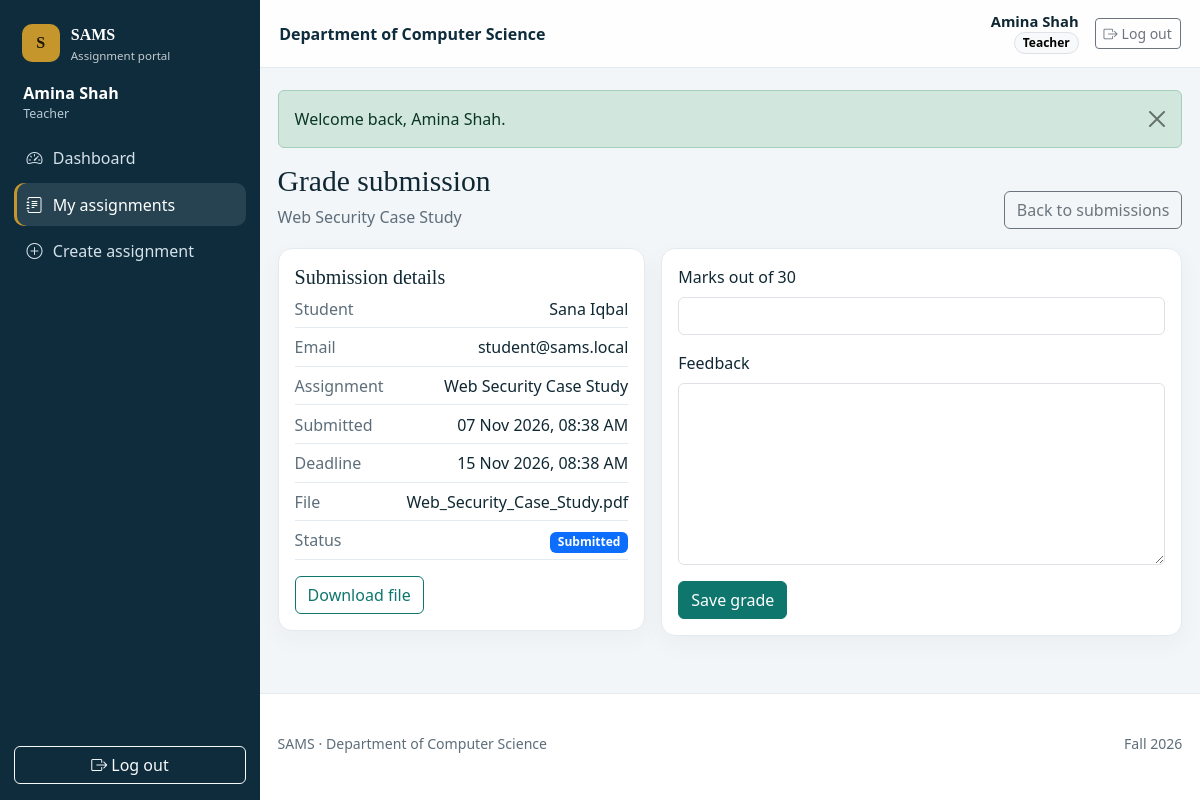
The app's page /teacher/grade_submission.php?id=1 (signed in) with its own data.
### tables this page shows
CREATE TABLE users (
    id INT UNSIGNED NOT NULL AUTO_INCREMENT,
    name VARCHAR(100) NOT NULL,
    email VARCHAR(150) NOT NULL,
    password VARCHAR(255) NOT NULL,
    role ENUM('admin', 'teacher', 'student') NOT NULL,
    status ENUM('active', 'inactive') NOT NULL DEFAULT 'active',
    created_at DATETIME NOT NULL DEFAULT CURRENT_TIMESTAMP,
    updated_at DATETIME NOT NULL DEFAULT CURRENT_TIMESTAMP ON UPDATE CURRENT_TIMESTAMP,
    PRIMARY KEY (id),
    UNIQUE KEY uq_users_email (email),
    KEY idx_users_role (role),
    KEY idx_users_status (status)
);

CREATE TABLE submissions (
    id INT UNSIGNED NOT NULL AUTO_INCREMENT,
    assignment_id INT UNSIGNED NOT NULL,
    student_id INT UNSIGNED NOT NULL,
    file_name VARCHAR(255) NOT NULL,
    file_path VARCHAR(255) NOT NULL,
    submitted_at DATETIME NOT NULL DEFAULT CURRENT_TIMESTAMP,
    marks DECIMAL(6,2) DEFAULT NULL,
    feedback TEXT DEFAULT NULL,
    status ENUM('submitted', 'late', 'graded') NOT NULL DEFAULT 'submitted',
    updated_at DATETIME NOT NULL DEFAULT CURRENT_TIMESTAMP ON UPDATE CURRENT_TIMESTAMP,
    PRIMARY KEY (id),
    UNIQUE KEY uq_submission_once (assignment_id, student_id),
    KEY idx_submissions_student (student_id),
    KEY idx_submissions_status (status),
    CONSTRAINT fk_submissions_assignment FOREIGN KEY (assignment_id) REFERENCES assignments (id) ON DELETE CASCADE ON UPDATE CASCADE,
    CONSTRAINT fk_submissions_student FOREIGN KEY (student_id) REFERENCES users (id) ON DELETE RESTRICT ON UPDATE CASCADE
);

CREATE TABLE assignments (
    id INT UNSIGNED NOT NULL AUTO_INCREMENT,
    teacher_id INT UNSIGNED NOT NULL,
    title VARCHAR(200) NOT NULL,
    description TEXT NOT NULL,
    deadline DATETIME NOT NULL,
    max_marks DECIMAL(6,2) NOT NULL,
    status ENUM('draft', 'published', 'closed') NOT NULL DEFAULT 'draft',
    created_at DATETIME NOT NULL DEFAULT CURRENT_TIMESTAMP,
    updated_at DATETIME NOT NULL DEFAULT CURRENT_TIMESTAMP ON UPDATE CURRENT_TIMESTAMP,
    PRIMARY KEY (id),
    KEY idx_assignments_teacher (teacher_id),
    KEY idx_assignments_status (status),
    KEY idx_assignments_deadline (deadline),
    CONSTRAINT fk_assignments_teacher FOREIGN KEY (teacher_id) REFERENCES users (id) ON DELETE RESTRICT ON UPDATE CASCADE
);

### includes/auth.php (called while the page is built, shortened)
<?php
function current_user(): ?array
{
    if (!empty($GLOBALS['sams_user_resolved'])) {
        return $GLOBALS['sams_user'] ?? null;
    }
    $user = fetch_one(
        'SELECT id, name, email, role, status FROM users WHERE id = ? LIMIT 1',
        [(int) $_SESSION['user_id']]
    );
    return $user;
}
function role_label(string $role): string
{
    return match ($role) {
        'admin' => 'Administrator',
        'teacher' => 'Teacher',
        'student' => 'Student',
        default => 'User',
    };
}
function dashboard_route(): string
{
    return match (current_user()['role'] ?? '') {
        'admin' => 'admin/dashboard.php',
        'teacher' => 'teacher/dashboard.php',
        'student' => 'student/dashboard.php',
        default => 'auth/login.php',
    };
}
function require_login(): void
{
    if (current_user() === null) {
        flash('danger', 'Your account is not available. Please log in again.');
        redirect('auth/login.php');
    }
}
function require_role(string $role): void
{
    require_login();
}

### config/database.php (called while the page is built, shortened)
<?php
function db(): PDO
{
    static $pdo = null;
    if ($pdo instanceof PDO) {
        return $pdo;
    }
    $dsn = 'mysql:host=' . DB_HOST . ';port=' . DB_PORT . ';dbname=' . DB_NAME . ';charset=utf8mb4';
    try {
        $pdo = new PDO($dsn, DB_USER, DB_PASS, [
            PDO::ATTR_ERRMODE => PDO::ERRMODE_EXCEPTION,
            PDO::ATTR_DEFAULT_FETCH_MODE => PDO::FETCH_ASSOC,
            PDO::ATTR_EMULATE_PREPARES => false,
        ]);
        try {
            $pdo->exec("SET time_zone = '+05:00'");
        } catch (PDOException $timezoneError) {
            error_log('Could not set MySQL time zone: ' . $timezoneError->getMessage());
        }
    } catch (PDOException $exception) {
        error_log('Database connection failed: ' . $exception->getMessage());
        $driverCode = (int) ($exception->errorInfo[1] ?? 0);
        $message = match ($driverCode) {
            1049 => 'The sams_db database was not found. Import database/sams_db.sql in phpMyAdmin, then refresh this page.',
            1045 => 'The database username or password was rejected. Update the constants in config/database.php and try again.',
            2002, 2003 => 'MySQL is not running. Open the XAMPP Control Panel, start MySQL, and refresh this page.',
            default => 'The application could not connect to the database. Start MySQL in XAMPP and confirm that sams_db has been imported.',
        };
        show_database_error($message);
    }
    return $pdo;
}

### teacher/grade_submission.php (the view, shortened to what this page needs)
<?php
require_role('teacher');
$teacherId = (int) current_user()['id'];
$submission = fetch_one(
    'SELECT s.*, a.title, a.max_marks, a.teacher_id, a.deadline, u.name AS student_name, u.email AS student_email
     FROM submissions s
     JOIN assignments a ON a.id = s.assignment_id
     JOIN users u ON u.id = s.student_id
     WHERE s.id = ? AND a.teacher_id = ?',
    [query_int('id'), $teacherId]
);
$errors = [];
$marksValue = $submission['marks'] === null ? '' : format_marks($submission['marks']);
$feedbackValue = (string) ($submission['feedback'] ?? '');
require __DIR__ . '/../includes/header.php';
page_heading('Grade submission', (string) $submission['title'], '<a class="btn btn-outline-secondary" href="' . e(base_url('teacher/submissions.php?assignment_id=' . (int) $submission['assignment_id'])) . '">Back to submissions</a>');
?>
<div class="row g-3">
    <div class="col-lg-5">
        <section class="card-panel">
            <h2 class="h5">Submission details</h2>
            <dl class="meta-list">
                <div><dt>Student</dt><dd><?= e((string) $submission['student_name']) ?></dd></div>
                <div><dt>Email</dt><dd class="break-all"><?= e((string) $submission['student_email']) ?></dd></div>
                <div><dt>Assignment</dt><dd><?= e((string) $submission['title']) ?></dd></div>
                <div><dt>Submitted</dt><dd><?= e(format_dt((string) $submission['submitted_at'])) ?></dd></div>
                <div><dt>Deadline</dt><dd><?= e(format_dt((string) $submission['deadline'])) ?></dd></div>
                <div><dt>File</dt><dd><?= e((string) $submission['file_name']) ?></dd></div>
                <div><dt>Status</dt><dd><?= submission_badge((string) $submission['status']) ?></dd></div>
            </dl>
            <a class="btn btn-outline-primary mt-3" href="<?= e(base_url('teacher/download_submission.php?id=' . (int) $submission['id'])) ?>">Download file</a>
        </section>
    </div>
    <div class="col-lg-7">
        <section class="card-panel">
            <form method="post" novalidate>
                <div class="mb-3">
                    <label class="form-label" for="marks">Marks out of <?= e(format_marks($submission['max_marks'])) ?></label>
                    <input class="form-control<?= invalid($errors, 'marks') ?>" type="number" id="marks" name="marks" min="0" max="<?= e(format_marks($submission['max_marks'])) ?>" step="0.01" value="<?= e($marksValue) ?>" required>
                </div>
                <div class="mb-3">
                    <label class="form-label" for="feedback">Feedback</label>
                    <textarea class="form-control<?= invalid($errors, 'feedback') ?>" id="feedback" name="feedback" rows="7" maxlength="5000" required><?= e($feedbackValue) ?></textarea>
                </div>
                <button class="btn btn-primary" type="submit">Save grade</button>
            </form>
        </section>
    </div>
</div>
<?php require __DIR__ . '/../includes/footer.php'; ?>

### includes/header.php (shortened to what this page needs)
<?php
require_once __DIR__ . '/navbar.php';
$activeNav = $activeNav ?? '';
$publicLayout = !empty($publicLayout);
$user = current_user();
$siteName = get_setting('site_name', APP_NAME);
$institution = get_setting('institution_name', '');
$showRegister = registration_open();
?>
<!DOCTYPE html>
<html lang="en">
<head>
    <link rel="stylesheet" href="<?= e(base_url('assets/vendor/bootstrap/css/bootstrap.min.css')) ?>">
    <link rel="stylesheet" href="<?= e(base_url('assets/vendor/bootstrap-icons/bootstrap-icons.min.css')) ?>">
    <link rel="stylesheet" href="<?= e(base_url('assets/css/style.css')) ?>">
</head>
<?php if ($publicLayout): ?>
<body class="layout-public">
<a class="skip-link" href="#content">Skip to content</a>
<div class="public-wrap">
    <nav class="public-nav" aria-label="Public">
        <div class="container public-nav-inner">
            <a class="brand" href="<?= e(base_url('index.php')) ?>">
                <span class="brand-mark">S</span>
                <span><strong><?= e(APP_SHORT) ?></strong><small><?= e($siteName) ?></small></span>
            </a>
            <div class="d-flex gap-2">
                <?php if ($user !== null): ?>
                    <a class="btn btn-sm btn-outline-light" href="<?= e(base_url(dashboard_route())) ?>">Dashboard</a>
                    <?= logout_button('btn btn-sm btn-warning') ?>
                <?php else: ?>
                    <a class="btn btn-sm btn-outline-light" href="<?= e(base_url('auth/login.php')) ?>">Log in</a>
                    <?php if ($showRegister): ?>
                        <a class="btn btn-sm btn-warning" href="<?= e(base_url('auth/register.php')) ?>">Register</a>
                    <?php endif; ?>
                <?php endif; ?>
            </div>
        </div>
    </nav>
    <main id="content" class="container py-4 py-lg-5">
        <?php render_flash(); ?>
<?php else: ?>
<body class="layout-app" data-max-upload="<?= (int) MAX_UPLOAD_BYTES ?>">
<?php render_sidebar($activeNav); ?>
<div class="app-main">
    <header class="topbar">
        <div class="topbar-title"><?= e($institution !== '' ? $institution : $siteName) ?></div>
        <div class="ms-auto d-flex align-items-center gap-3">
            <?php if ($user !== null): ?>
                <div class="text-end d-none d-sm-block">
                    <div class="user-name"><?= e((string) $user['name']) ?></div>
                    <span class="badge rounded-pill text-bg-light border"><?= e(role_label((string) $user['role'])) ?></span>
                </div>
            <?php endif; ?>
            <?= logout_button('btn btn-sm btn-outline-secondary') ?>
        </div>
    </header>
    <main id="content" class="content">
        <div class="container-fluid page-wrap">
            <?php render_flash(); ?>
<?php endif; ?>

### includes/navbar.php (shortened to what this page needs)
<?php
function nav_items(): array
{
    $role = current_user()['role'] ?? '';
    if ($role === 'teacher') {
        return [
            ['dashboard', 'teacher/dashboard.php', 'speedometer2', 'Dashboard'],
            ['assignments', 'teacher/assignments.php', 'journal-text', 'My assignments'],
            ['create', 'teacher/create_assignment.php', 'plus-circle', 'Create assignment'],
        ];
    }
    return [];
}
function render_nav_links(string $activeNav): void
{
    foreach (nav_items() as [$key, $path, $icon, $label]) {
        $active = $activeNav === $key ? ' active' : '';
        $current = $activeNav === $key ? ' aria-current="page"' : '';
        echo '<a class="nav-link-app' . $active . '" href="' . e(base_url($path)) . '"' . $current . '>';
        echo '<i class="bi bi-' . e($icon) . '"></i><span>' . e($label) . '</span></a>';
    }
}
function logout_button(string $buttonClass): string
{
    return '<form method="post" action="' . e(base_url('auth/logout.php')) . '">'
        . csrf_field()
        . '<button type="submit" class="' . e($buttonClass) . '"><i class="bi bi-box-arrow-right me-1"></i>Log out</button></form>';
}
function render_sidebar(string $activeNav): void
{
    $user = current_user();
    echo '<aside class="sidebar d-none d-lg-flex">';
    echo '<a class="sidebar-brand" href="' . e(base_url(dashboard_route())) . '"><span class="brand-mark">S</span><span><strong>' . e(APP_SHORT) . '</strong><small>Assignment portal</small></span></a>';
    if ($user !== null) {
        echo '<div class="sidebar-user"><div class="user-name">' . e((string) $user['name']) . '</div><div class="user-role">' . e(role_label((string) $user['role'])) . '</div></div>';
    }
    echo '<nav class="sidebar-nav" aria-label="Dashboard">';
    render_nav_links($activeNav);
    echo '</nav>';
    echo '<div class="sidebar-footer">' . logout_button('btn btn-outline-light w-100') . '</div>';
    echo '</aside>';
}

### includes/functions.php (shortened to what this page needs)
<?php
function e(null|string|int|float $value): string
{
    return htmlspecialchars((string) $value, ENT_QUOTES | ENT_SUBSTITUTE, 'UTF-8');
}
function normalize_path(string $path): string
{
    $path = str_replace('\\', '/', $path);
    return rtrim($path, '/');
}
function base_url(string $path = ''): string
{
    static $base = null;
    if ($base === null) {
        $base = detect_base_path();
    }
    $path = ltrim($path, '/');
    return ($base === '' ? '' : $base) . '/' . $path;
}
function detect_base_path(): string
{
    $scriptName = str_replace('\\', '/', (string) ($_SERVER['SCRIPT_NAME'] ?? ''));
    $appRoot = realpath(APP_ROOT);
    $scriptFile = realpath((string) ($_SERVER['SCRIPT_FILENAME'] ?? ''));
    $appNorm = normalize_path($appRoot);
    $scriptNorm = normalize_path($scriptFile);
    $relative = substr($scriptNorm, strlen($appNorm));
    $scriptLower = strtolower($scriptName);
    $relativeLower = strtolower($relative);
    if (str_ends_with($scriptLower, $relativeLower)) {
        return rtrim(substr($scriptName, 0, strlen($scriptName) - strlen($relative)), '/');
    }
    return '/sams';
}
function query_int(string $key, int $default = 0): int
{
    $value = $_GET[$key] ?? null;
    return (int) $value;
}
function pull_flash(): ?array
{
    $flash = $_SESSION['_flash'];
    return $flash;
}
function render_flash(): void
{
    $flash = pull_flash();
    $type = (string) ($flash['type'] ?? 'info');
    echo '<div class="alert alert-' . e($type) . ' alert-dismissible fade show" role="alert">';
    echo e((string) ($flash['message'] ?? ''));
    echo '<button type="button" class="btn-close" data-bs-dismiss="alert" aria-label="Close"></button></div>';
}
function fetch_one(string $sql, array $params = []): ?array
{
    $statement = db()->prepare($sql);
    $statement->execute($params);
    $row = $statement->fetch();
    return $row === false ? null : $row;
}
function settings(): array
{
    static $all = null;
    if ($all !== null) {
        return $all;
    }
    $rows = db()->query('SELECT setting_key, setting_value FROM settings')->fetchAll();
    $all = [];
    foreach ($rows as $row) {
        $all[(string) $row['setting_key']] = (string) ($row['setting_value'] ?? '');
    }
    return $all;
}
function get_setting(string $key, string $default = ''): string
{
    $all = settings();
    return $all[$key] ?? $default;
}
function format_dt(?string $value): string
{
    $timestamp = strtotime($value);
    return date('d M Y, h:i A', $timestamp);
}
function format_marks(mixed $marks): string
{
    $formatted = number_format((float) $marks, 2, '.', '');
    $trimmed = rtrim(rtrim($formatted, '0'), '.');
    return $trimmed === '' ? '0' : $trimmed;
}
function submission_badge(?string $status): string
{
    $map = [
        'submitted' => ['primary', 'Submitted'],
        'late' => ['warning', 'Late'],
        'graded' => ['success', 'Graded'],
    ];
    [$class, $label] = $map[$status ?? ''] ?? ['secondary', 'Unknown'];
    return '<span class="badge text-bg-' . e($class) . '">' . e($label) . '</span>';
}
function invalid(array $errors, string $key): string
{
    return isset($errors[$key]) ? ' is-invalid' : '';
}
function page_heading(string $title, string $subtitle = '', string $actions = ''): void
{
    echo '<div class="page-heading"><div><h1>' . e($title) . '</h1>';
    if ($subtitle !== '') {
        echo '<p>' . e($subtitle) . '</p>';
    }
    echo '</div>';
    if ($actions !== '') {
        echo '<div class="page-actions">' . $actions . '</div>';
    }
    echo '</div>';
}

### records on screen
users: name "Amina Shah", role "Teacher"
submissions: assignment.title "Web Security Case Study", student.name "Sana Iqbal", student.email "student@sams.local", submitted_at "07 Nov 2026, 08:38 AM", assignment.deadline "15 Nov 2026, 08:38 AM", file_name "Web_Security_Case_Study.pdf", assignment.max_marks "30"

### other values on screen
APP_SHORT "SAMS"
$label "Dashboard"
$label "My assignments"
$label "Create assignment"
$institution !== '' ? $institution : $siteName "Department of Computer Science"
$flash['message'] "Welcome back, Amina Shah."
$title "Grade submission"
$actions "Back to submissions"
$label "Submitted"
$footerInstitution "Department of Computer Science"
$footerYear "Fall 2026"
